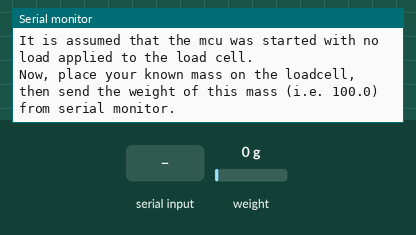
Recording of a sketch running on a simulated Arduino Nano, built with avr-gcc and run on an emulated ATmega328P. Parts: the last lines printed to the serial monitor. The test bench sets the inputs (shaded band); at power-on: weight on the scale 0 g. EEPROM starts erased.

Above: at 3.2 s.
3.3 s: "90,45\n" received over Serial
At 3.9 s:
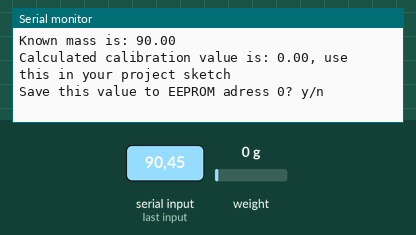
4.8 s: "y90\n" received over Serial
At 5.7 s:
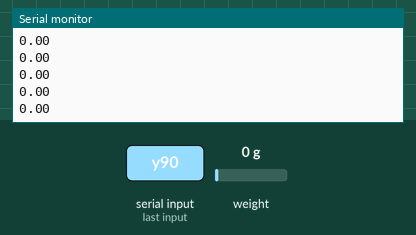
6.3 s: "t90\n" received over Serial
7.8 s: "c90\n" received over Serial
At 8.4 s:
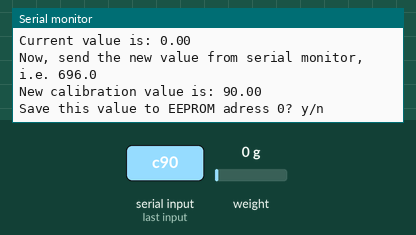
9.3 s: "y,45\n" received over Serial
At 9.37 s:
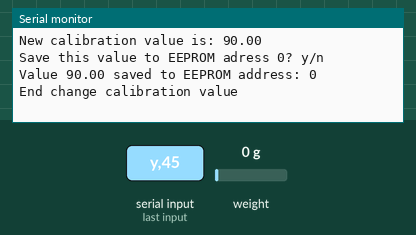
10.8 s: weight on the scale set to 100 g
At 11.8 s:
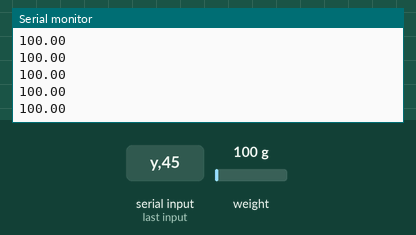

The sketch:

forcesensor.ino
```cpp
//-------------------------------------------------------------------------------------
// HX711_ADC.h
// Arduino master library for HX711 24-Bit Analog-to-Digital Converter for Weigh Scales
// Olav Kallhovd sept2017
// Tested with      : HX711 asian module on channel A and YZC-133 3kg load cell
// Tested with MCU  : Arduino Nano, ESP8266
//-------------------------------------------------------------------------------------
// This is an example sketch on how to use this library
// Settling time (number of samples) and data filtering can be adjusted in the config.h file

// This example shows how to calibrate the load cell and optionally save the calibration
// value to EEPROM, and also how to change the value.
// The value can later be fetched from EEPROM in your project sketch.

#include <HX711_ADC.h>
#include <EEPROM.h>

//HX711 constructor (dout pin, sck pin):
HX711_ADC LoadCell(4, 5);

int eepromAdress = 0;

long t;

void calibrate() {
  Serial.println("***");
  Serial.println("Start calibration:");
  Serial.println("It is assumed that the mcu was started with no load applied to the load cell.");
  Serial.println("Now, place your known mass on the loadcell,");
  Serial.println("then send the weight of this mass (i.e. 100.0) from serial monitor.");
  float m = 0;
  boolean f = 0;
  while (f == 0) {
    LoadCell.update();
    if (Serial.available() > 0) {
      m = Serial.parseFloat();
      if (m != 0) {
        Serial.print("Known mass is: ");
        Serial.println(m);
        f = 1;
      }
      else {
        Serial.println("Invalid value");
      }
    }
  }
  float c = LoadCell.getData() / m;
  LoadCell.setCalFactor(c);
  Serial.print("Calculated calibration value is: ");
  Serial.print(c);
  Serial.println(", use this in your project sketch");
  f = 0;
  Serial.print("Save this value to EEPROM adress ");
  Serial.print(eepromAdress);
  Serial.println("? y/n");
  while (f == 0) {
    if (Serial.available() > 0) {
      char inByte = Serial.read();
      if (inByte == 'y') {
        #if defined(ESP8266)
        EEPROM.begin(512);
        #endif
        EEPROM.put(eepromAdress, c);
        #if defined(ESP8266)
        EEPROM.commit();
        #endif
        EEPROM.get(eepromAdress, c);
        Serial.print("Value ");
        Serial.print(c);
        Serial.print(" saved to EEPROM address: ");
        Serial.println(eepromAdress);
        f = 1;

      }
      else if (inByte == 'n') {
        Serial.println("Value not saved to EEPROM");
        f = 1;
      }
    }
  }
  Serial.println("End calibration");
  Serial.println("For manual edit, send 'c' from serial monitor");
  Serial.println("***");
}

void changeSavedCalFactor() {
  float c = LoadCell.getCalFactor();
  boolean f = 0;
  Serial.println("***");
  Serial.print("Current value is: ");
  Serial.println(c);
  Serial.println("Now, send the new value from serial monitor, i.e. 696.0");
  while (f == 0) {
    if (Serial.available() > 0) {
      c = Serial.parseFloat();
      if (c != 0) {
        Serial.print("New calibration value is: ");
        Serial.println(c);
        LoadCell.setCalFactor(c);
        f = 1;
      }
      else {
        Serial.println("Invalid value, exit");
        return;
      }
    }
  }
  f = 0;
  Serial.print("Save this value to EEPROM adress ");
  Serial.print(eepromAdress);
  Serial.println("? y/n");
  while (f == 0) {
    if (Serial.available() > 0) {
      char inByte = Serial.read();
      if (inByte == 'y') {
        #if defined(ESP8266)
        EEPROM.begin(512);
        #endif
        EEPROM.put(eepromAdress, c);
        #if defined(ESP8266)
        EEPROM.commit();
        #endif
        EEPROM.get(eepromAdress, c);
        Serial.print("Value ");
        Serial.print(c);
        Serial.print(" saved to EEPROM address: ");
        Serial.println(eepromAdress);
        f = 1;
      }
      else if (inByte == 'n') {
        Serial.println("Value not saved to EEPROM");
        f = 1;
      }
    }
  }
  Serial.println("End change calibration value");
  Serial.println("***");
}

void setup() {
  Serial.begin(9600); delay(10);
  Serial.println();
  Serial.println("Starting...");
  LoadCell.begin();
  long stabilisingtime = 2000; // tare preciscion can be improved by adding a few seconds of stabilising time
  LoadCell.start(stabilisingtime);
  if (LoadCell.getTareTimeoutFlag()) {
    Serial.println("Tare timeout, check MCU>HX711 wiring and pin designations");
  }
  else {
    LoadCell.setCalFactor(1.0); // user set calibration value (float)
    Serial.println("Startup + tare is complete");
  }
  while (!LoadCell.update());
  calibrate();
}
void loop() {
  //update() should be called at least as often as HX711 sample rate; >10Hz@10SPS, >80Hz@80SPS
  //longer delay in sketch will reduce effective sample rate (be carefull with delay() in the loop)
  LoadCell.update();

  //get smoothed value from the data set
  if (millis() > t + 10) {
    float i = LoadCell.getData();
    Serial.println(i);
    t = millis();
  }

  //receive from serial terminal
  if (Serial.available() > 0) {
    float i;
    char inByte = Serial.read();
    if (inByte == 't') LoadCell.tareNoDelay();
    else if (inByte == 'c') changeSavedCalFactor();
  }

  //check if last tare operation is complete
  if (LoadCell.getTareStatus() == true) {
    Serial.println("Tare complete");
  }

}
```

Measured:
- after the input at 3.3 s, the serial monitor: prints a new line at once (image 1)
- after the input at 4.8 s, the serial monitor: prints a new line at once (image 2)
- after the input at 7.8 s, the serial monitor: prints a new line at once (image 3)
- after the input at 9.3 s, the serial monitor: prints a new line at once (image 4)
- after the input at 10.8 s, the serial monitor: prints a new line at once (image 5)
